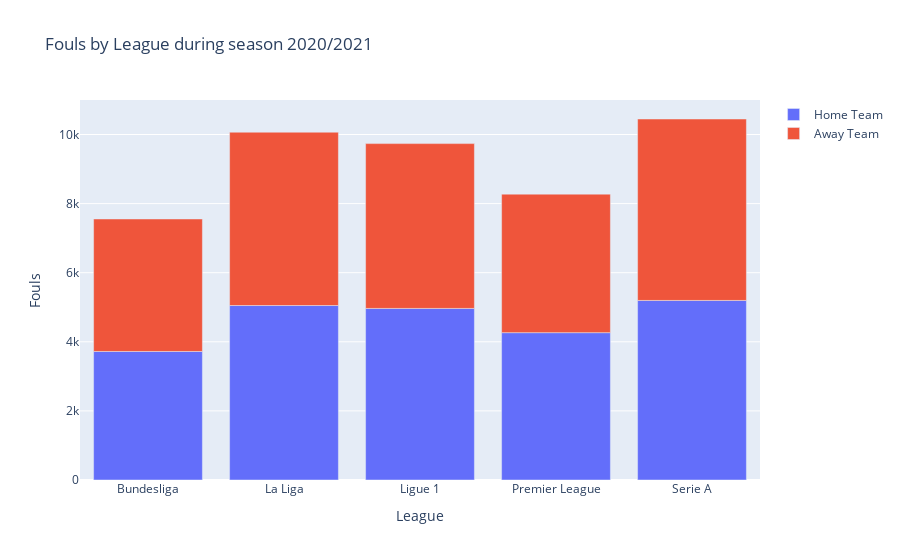

The notebook cell saved with this chart:
### Code cell
# League where most fouls are committed in 2020/2021
fouls = df_2020.groupby('League')['HF', 'AF'].sum()
most_fouls = fouls.sum(axis=1).idxmax()
print(f"League where most fouls are committed durin season 2020/2021: {most_fouls}")

# Map "HF" to "Home Team" and "AF" to "Away Team"
fouls = df_2020.groupby('League')[['HF', 'AF']].sum()
fouls.columns = ['Home Team', 'Away Team']

# Plot the data for the fouls
fig = px.bar(fouls, x=fouls.index, y=['Home Team', 'Away Team'], title='Fouls by League during season 2020/2021', 
             labels={'value': 'Fouls', 'variable': 'Type of Foul'})
fig.update_layout(xaxis_title='League', yaxis_title='Fouls', legend_title=None)

fig.show()

### Figure 1 — Plotly figure (JSON) as saved in the notebook; plotly's stock layout.template omitted (floating-point values rounded to 4 significant figures)
{"data": [{"alignmentgroup": "True", "hovertemplate": "Type of Foul=Home Team<br>League=%{x}<br>Fouls=%{y}<extra></extra>", "legendgroup": "Home Team", "marker": {"color": "#636efa", "pattern": {"shape": ""}}, "name": "Home Team", "offsetgroup": "Home Team", "orientation": "v", "showlegend": true, "textposition": "auto", "type": "bar", "x": ["Bundesliga", "La Liga", "Ligue 1", "Premier League", "Serie A"], "xaxis": "x", "y": [3720, 5050, 4966, 4265, 5197], "yaxis": "y"}, {"alignmentgroup": "True", "hovertemplate": "Type of Foul=Away Team<br>League=%{x}<br>Fouls=%{y}<extra></extra>", "legendgroup": "Away Team", "marker": {"color": "#EF553B", "pattern": {"shape": ""}}, "name": "Away Team", "offsetgroup": "Away Team", "orientation": "v", "showlegend": true, "textposition": "auto", "type": "bar", "x": ["Bundesliga", "La Liga", "Ligue 1", "Premier League", "Serie A"], "xaxis": "x", "y": [3835, 5017, 4771, 4009, 5252], "yaxis": "y"}], "layout": {"barmode": "relative", "legend": {"title": {}, "tracegroupgap": 0}, "title": {"text": "Fouls by League during season 2020/2021"}, "xaxis": {"anchor": "y", "domain": [0, 1], "title": {"text": "League"}}, "yaxis": {"anchor": "x", "domain": [0, 1], "title": {"text": "Fouls"}}}}
